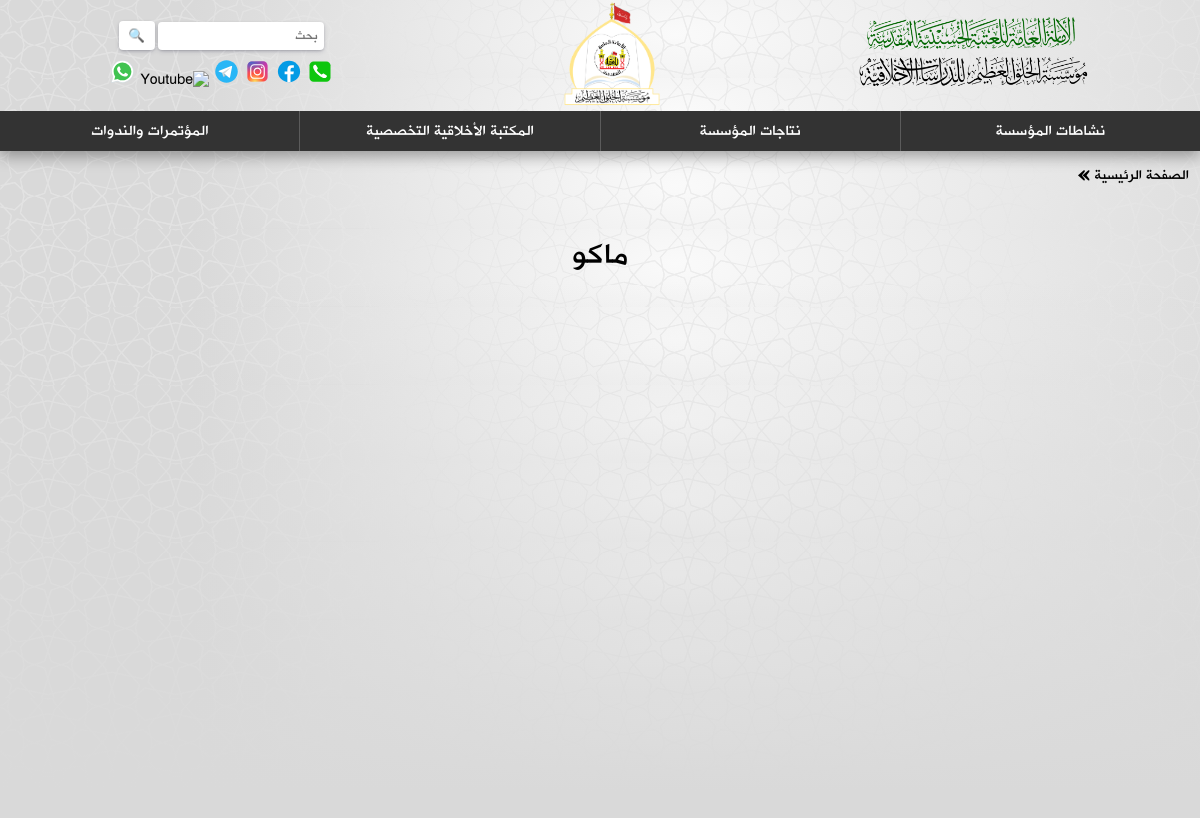
The app's page /productions, older data.
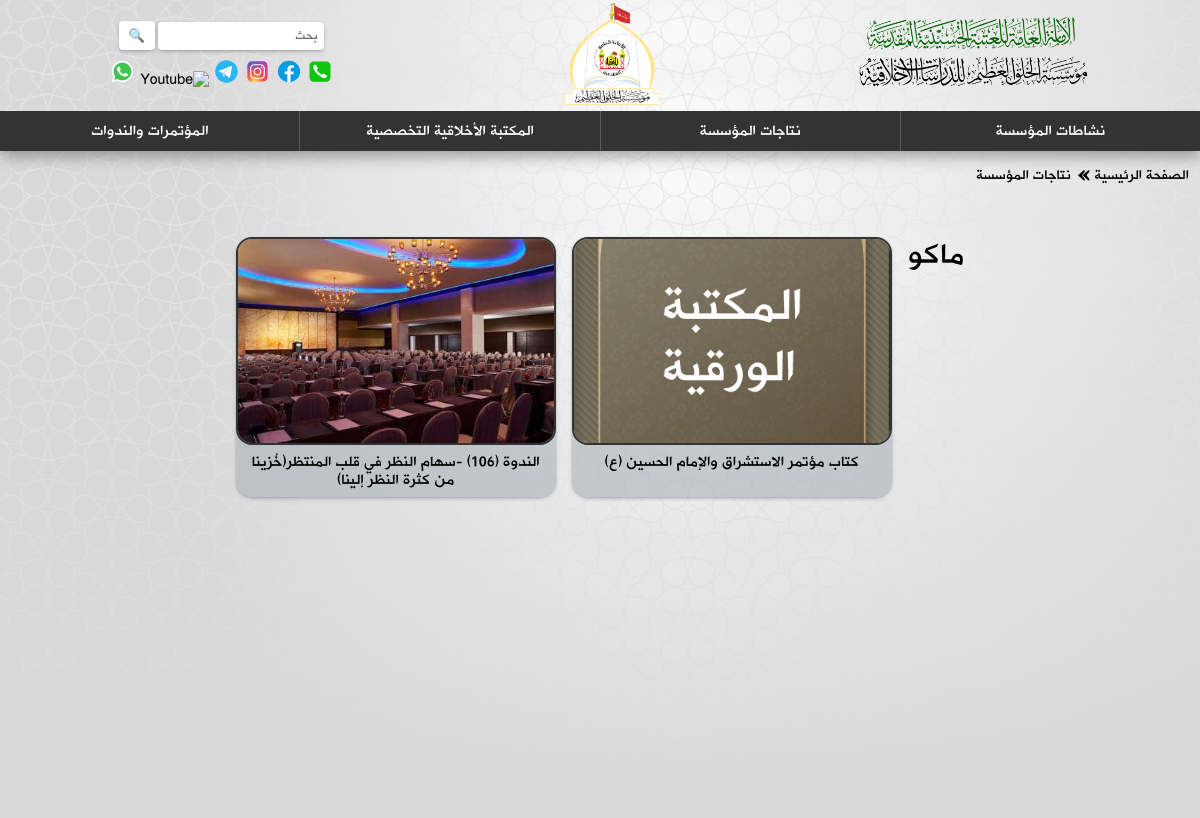
The same page, newer data.
### backend/models.py (models this page shows, shortened)
class Production(models.Model):
    title = models.CharField(max_length=1000, blank=False)
    created_at = models.DateTimeField(auto_now_add=True)
    main_img = models.ForeignKey(Image, on_delete=models.PROTECT, blank=False)
    body = models.TextField(max_length=5000, blank=False)
    pdf_file = models.ForeignKey(File, on_delete=models.PROTECT, blank=True, null=True, related_name="pdf")
    doc_file = models.ForeignKey(File, on_delete=models.PROTECT, blank=True, null=True, related_name="doc")
    active = models.BooleanField(default=False)
    class Meta:
        ordering = ['-created_at']

class Image(models.Model):
    image = models.ImageField(upload_to="images", blank=False)

### backend/views.py (the view)
# urls.py: path("productions", views.productions, name="productions"),
def productions(request):
    productions =  Production.objects.all().exclude(active=False)
    context = {"productions":productions}
    return render(request, "backend/section.html", context)

### backend/context_processors.py (called while the page is built)
def pages(request):
    pages = Page.objects.order_by("order")
    return {'pages': pages}

### backend/templates/backend/section.html (shortened to what this page needs)
{% extends "backend/layout.html" %}
{% load static %}
{% block extraHead %}
<link rel="stylesheet" href="{% static 'css/pages.css' %}">
{% endblock %}
{% block body %}
<main>
    <div class="path">
        <p class="component"><a href="{% url 'backend:home' %}"> الصفحة الرئيسية </a></p>
        <p class="pathArrow"> &#xbb; </p>
        <p class="component">
            {% if activities %}
            <a href="{% url 'backend:activities' %}"> نشاطات المؤسسة </a>
            {% elif productions %}
            <a href="{% url 'backend:productions' %}"> نتاجات المؤسسة </a>
            {% endif %}
        </p>
    </div>
    <div class="pageContainer
    ">
        {% for item in items %}
        <a href="{% url 'backend:itemDetails' page.slug item.id %}">
            <h1>{{item.title}}</h1>
        </a>
        {% empty %}
        <h1>ماكو</h1>
        {% endfor %}
        {% if activities %}
            {% for activity in activities %}
            <a class="activity" href="{% url 'backend:activity' activity.id %}">
                <div class="item">
                    <div class="itemImage">
                        <img src="{{ activity.main_img.image.url }}" alt="{{ activity.title }}">
                    </div>
                    <div class="itemDetails">
                        <p class="itemTitle">
                            {{ activity.title }}
                        </p>
                        <div class="statistics">
                            <p class="date">{{ activity.created_at|date:"Y-m-d" }}</p>
                            <!-- <div class="horizontalLine">|</div>
                            <p class="views"> الزيارات: <span></span></p> -->
                        </div>
                    </div>
                </div>
            </a>
            {% empty %}
            <p>لا توجد عناصر</p>
            {% endfor %}
        {% elif productions %}
            {% for production in productions %}
            <a class="production" href="{% url 'backend:production' production.id %}">
                <div class="card">
                    <div class="cardImage">
                        <img src="{{ production.main_img.image.url }}" alt="{{ production.title }}">
                    </div>
                    <div class="cardDetails">
                        <p class="cardTitle">
                            {{ production.title }}
                        </p>
                    </div>
                </div>
            </a>
            {% endfor %}
        {% endif %}
    </div>
</main>
{% endblock %}

Row changes from the older to the newer data that the page shows:
added Production: main_img.image (picture), title "كتاب مؤتمر الاستشراق والإمام الحسين (ع)"
added Production: main_img.image (picture), title "الندوة (106) -سهام النظر في قلب المنتظر(خُزينا من كثرة النظر إلينا)"
Text that changed along with them:
text now shown: "نتاجات المؤسسة"
